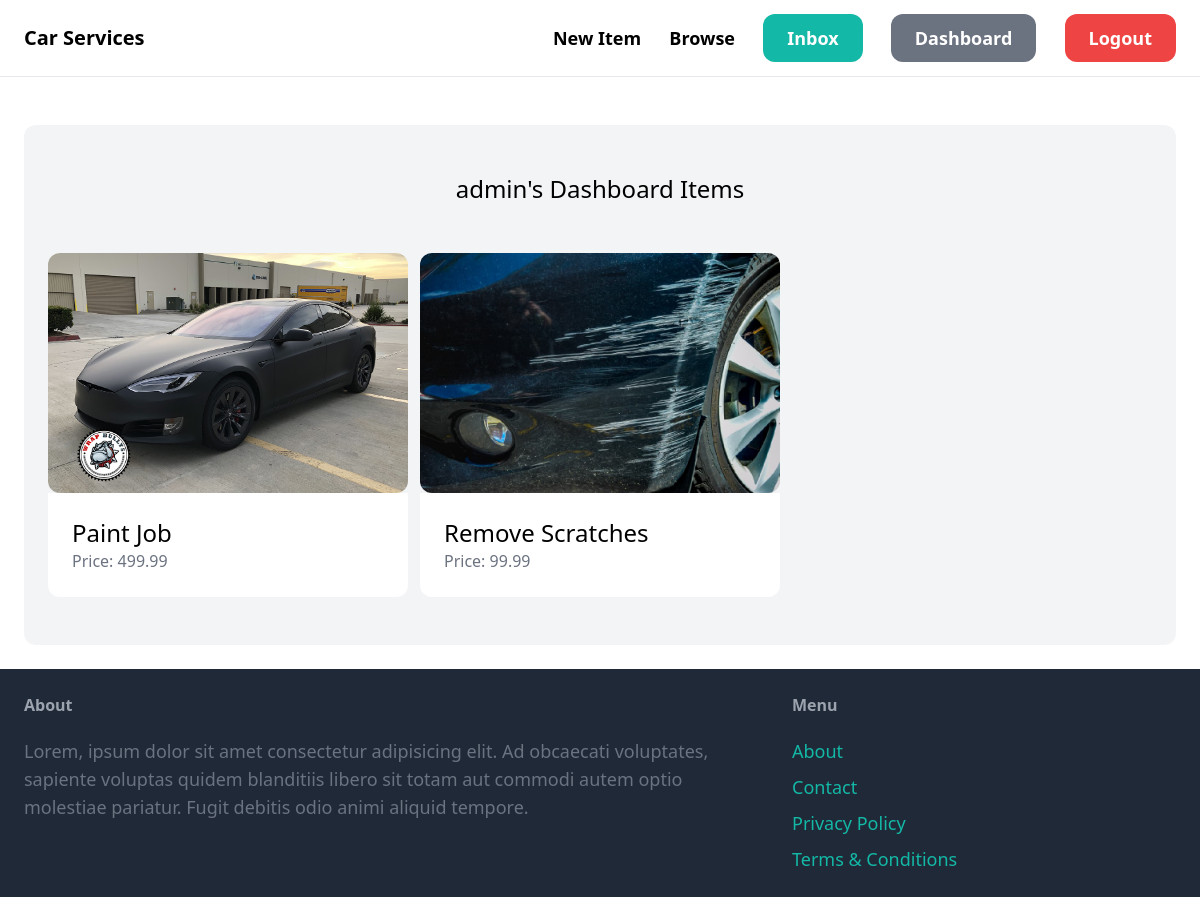
The page /dashboard/ (signed in) on the database its author committed.
### item/models.py (models this page shows, shortened)
class Item(models.Model):
    category = models.ForeignKey(Category, related_name='items', on_delete=models.CASCADE)
    name = models.CharField(max_length=255)
    description = models.TextField(blank=True, null=True)
    price = models.FloatField()
    image = models.ImageField(upload_to='items.images', blank=True, null=True)
    is_sold = models.BooleanField(default=False)
    created_by = models.ForeignKey(User, related_name='items', on_delete=models.CASCADE)
    created_at = models.DateTimeField(auto_now_add=True)
    class Meta:
        ordering = ('name',)

### dashboard/views.py (the view)
# urls.py: path('', index, name='index'),
@login_required
def index(request):
    items = Item.objects.filter(created_by=request.user)
    return render(request, 'dashboard/index.html', {
        'items': items,
        'user': request.user,
    })

### dashboard/templates/dashboard/index.html (shortened to what this page needs)
{% extends 'core/base.html' %}
{% block content %}
<div class="mt-6 px-6 py-12 bg-gray-100 rounded-xl">
    <h2 class="mb-12 text-2xl text-center">
        {{user}}'s Dashboard Items
    </h2>
    <div class="grid grid-cols-3 gap-3">
        {% for item in items %}
            <div>
                <a href="{% url 'item:detail' item.id %}">
                    <div>
                        <img src="{{ item.image.url }}" class="rounded-xl">
                    </div>
                    <div class="p-6 bg-white rounded-b-xl">
                        <h2 class="text-2xl">
                            {{item.name}}
                        </h2>
                        <p class="text-gray-500">Price: {{item.price}} </p>
                    </div>
                </a>
            </div>
        {% endfor %}
    </div>
</div>
{% endblock  %}

### rows shown on the page
Item: image (picture), name "Paint Job", price "499.99"
Item: image (picture), name "Remove Scratches", price "99.99"

### other values the page prints
{{ user }} "admin"
